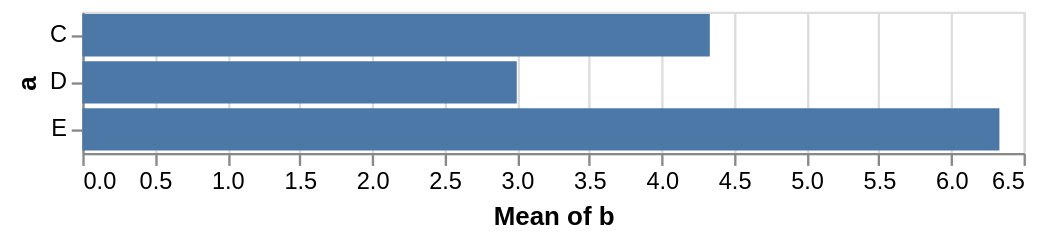

Express this chart as Vega-Lite.
### Vega specification from a JSON file in a GitHub repository (floating-point values rounded to 4 significant figures)
{"$schema": "https://vega.github.io/schema/vega/v5.json", "background": "white", "padding": 5, "width": 400, "style": "cell", "data": [{"name": "source_0", "values": [{"a": "C", "b": 2}, {"a": "C", "b": 7}, {"a": "C", "b": 4}, {"a": "D", "b": 1}, {"a": "D", "b": 2}, {"a": "D", "b": 6}, {"a": "E", "b": 8}, {"a": "E", "b": 4}, {"a": "E", "b": 7}]}, {"name": "data_0", "source": "source_0", "transform": [{"type": "aggregate", "groupby": ["a"], "ops": ["average"], "fields": ["b"], "as": ["average_b"]}, {"type": "filter", "expr": "isValid(datum[\"average_b\"]) && isFinite(+datum[\"average_b\"])"}]}], "signals": [{"name": "y_step", "value": 20}, {"name": "height", "update": "bandspace(domain('y').length, 0.1, 0.05) * y_step"}], "marks": [{"name": "marks", "type": "rect", "style": ["bar"], "from": {"data": "data_0"}, "encode": {"update": {"fill": {"value": "#4c78a8"}, "ariaRoleDescription": {"value": "bar"}, "description": {"signal": "\"Mean of b: \" + (format(datum[\"average_b\"], \"\")) + \"; a: \" + (isValid(datum[\"a\"]) ? datum[\"a\"] : \"\"+datum[\"a\"])"}, "x": {"scale": "x", "field": "average_b"}, "x2": {"scale": "x", "value": 0}, "y": {"scale": "y", "field": "a"}, "height": {"signal": "max(0.25, bandwidth('y'))"}}}}], "scales": [{"name": "x", "type": "linear", "domain": {"data": "data_0", "field": "average_b"}, "range": [0, {"signal": "width"}], "nice": true, "zero": true}, {"name": "y", "type": "band", "domain": {"data": "data_0", "field": "a", "sort": true}, "range": {"step": {"signal": "y_step"}}, "paddingInner": 0.1, "paddingOuter": 0.05}], "axes": [{"scale": "x", "orient": "bottom", "gridScale": "y", "grid": true, "tickCount": {"signal": "ceil(width/40)"}, "domain": false, "labels": false, "aria": false, "maxExtent": 0, "minExtent": 0, "ticks": false, "zindex": 0}, {"scale": "x", "orient": "bottom", "grid": false, "title": "Mean of b", "labelFlush": true, "labelOverlap": true, "tickCount": {"signal": "ceil(width/40)"}, "zindex": 0}, {"scale": "y", "orient": "left", "grid": false, "title": "a", "zindex": 0}]}
